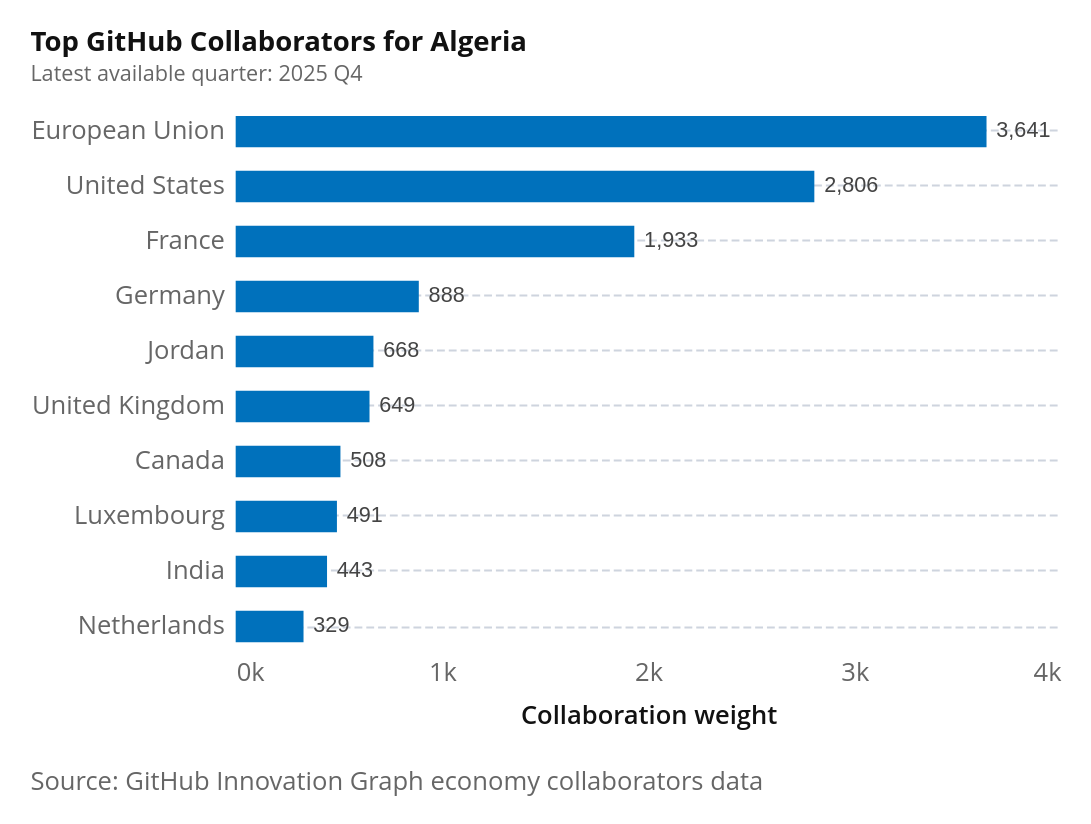

The code cell stored with this chart in its notebook:
### Markdown cell above
## Algeria's Top GitHub Collaborators

GitHub's economic collaborator data records cross-economy collaboration weights. For Algeria, the chart below combines rows where Algeria is either the source or destination and ranks partner economies by total collaboration weight in the latest available quarter.

### Code cell
collaborators = (
    pd.read_csv(GITHUB_DIR / "economy_collaborators.csv")
    .loc[lambda d: (d["source"] == COUNTRY_CODE) | (d["destination"] == COUNTRY_CODE)]
    .assign(
        quarter_start=lambda d: pd.PeriodIndex(
            d["year"].astype(str) + "Q" + d["quarter"].astype(str), freq="Q"
        ).to_timestamp(),
        partner_iso2=lambda d: d.apply(
            lambda row: row["destination"] if row["source"] == COUNTRY_CODE else row["source"],
            axis=1,
        ),
    )
)
latest_collab_quarter = collaborators["quarter_start"].max()
latest_collab_label = (
    f"{collaborators.loc[collaborators['quarter_start'] == latest_collab_quarter, 'year'].iloc[0]} "
    f"Q{collaborators.loc[collaborators['quarter_start'] == latest_collab_quarter, 'quarter'].iloc[0]}"
)

top_collaborators = (
    collaborators.loc[lambda d: d["quarter_start"] == latest_collab_quarter]
    .groupby("partner_iso2", as_index=False)["weight"]
    .sum()
    .assign(
        partner_name=lambda d: d["partner_iso2"].map(country_name_from_iso2),
        weight_label=lambda d: d["weight"].map(lambda v: f"{v:,.0f}"),
    )
    .sort_values("weight", ascending=False)
    .head(10)
)

y_sort = top_collaborators["partner_name"].tolist()
collab_bars = (
    alt.Chart(top_collaborators)
    .mark_bar(size=16)
    .encode(
        x=alt.X("weight:Q", title="Collaboration weight", axis=alt.Axis(format="~s")),
        y=alt.Y("partner_name:N", sort=y_sort, title=None),
        color=alt.value(ALGERIA_COLOR),
        tooltip=[
            alt.Tooltip("partner_name:N", title="Partner"),
            alt.Tooltip("partner_iso2:N", title="ISO2"),
            alt.Tooltip("weight:Q", title="Collaboration weight", format=","),
        ],
    )
)
collab_labels = (
    alt.Chart(top_collaborators)
    .mark_text(align="left", baseline="middle", dx=5, fontSize=11, color="#444")
    .encode(
        x=alt.X("weight:Q"),
        y=alt.Y("partner_name:N", sort=y_sort),
        text="weight_label:N",
    )
)

collaborators_chart = (collab_bars + collab_labels).properties(
    width=420,
    height=280,
    title=alt.Title(
        text="Top GitHub Collaborators for Algeria",
        subtitle=f"Latest available quarter: {latest_collab_label}",
        fontSize=14,
        subtitleFontSize=11,
        offset=10,
    ),
)

attaviz.add_caption(collaborators_chart, "Source: GitHub Innovation Graph economy collaborators data")

### Figure 1 — Vega-Lite specification as saved in the notebook (floating-point values rounded to 4 significant figures)
{"config": {"background": "white", "padding": 15, "mark": {"tooltip": true}, "point": {"filled": true, "size": 60, "stroke": "white", "strokeWidth": 1}, "circle": {"filled": true, "stroke": "white", "strokeWidth": 1}, "square": {"filled": true, "stroke": "white", "strokeWidth": 1}, "line": {"strokeWidth": 4, "strokeCap": "round", "strokeJoin": "round"}, "bar": {"cornerRadiusEnd": 0}, "area": {"opacity": 0.7}, "arc": {"stroke": "white", "strokeWidth": 1}, "rect": {"stroke": "#8A969F", "strokeWidth": 0.5}, "geoshape": {"stroke": "#666666", "strokeWidth": 0.3, "strokeJoin": "round", "strokeCap": "round"}, "title": {"font": "Open Sans, sans-serif", "fontSize": 18, "fontWeight": 700, "lineHeight": 22, "color": "#111111", "anchor": "start", "offset": 21, "subtitleFont": "Open Sans, sans-serif", "subtitleFontSize": 15, "subtitleFontWeight": 400, "subtitleLineHeight": 18, "subtitleColor": "#666666", "subtitlePadding": 3}, "axis": {"domain": false, "grid": true, "gridColor": "#CED4DE", "gridDash": [4, 2], "gridWidth": 1, "labelFont": "Open Sans, sans-serif", "labelFontSize": 13, "labelFontWeight": 400, "labelColor": "#666666", "labelPadding": 3, "tickColor": "#CED4DE", "tickSize": 5, "tickCount": 5, "titleFont": "Open Sans, sans-serif", "titleFontSize": 13, "titleFontWeight": 600, "titleColor": "#111111", "titlePadding": 9}, "axisX": {"grid": false, "tickSize": 0, "labelAngle": 0}, "axisY": {"domain": false, "ticks": false, "gridColor": "#CED4DE", "gridDash": [4, 2], "gridWidth": 1}, "axisQuantitative": {"tickCount": 5}, "axisBand": {"labelPadding": 6, "tickSize": 0}, "axisTemporal": {"grid": false}, "legend": {"labelFont": "Open Sans, sans-serif", "labelFontSize": 13, "labelFontWeight": 600, "labelColor": "#111111", "titleFont": "Open Sans, sans-serif", "titleFontSize": 13, "titleFontWeight": 600, "titleColor": "#111111", "titlePadding": 3, "symbolSize": 196, "symbolStrokeWidth": 0, "padding": 15, "offset": 21, "columnPadding": 21, "orient": "bottom", "labelLimit": 200, "titleLimit": 200}, "view": {"stroke": null, "continuousWidth": 600, "continuousHeight": 400}, "range": {"category": ["#34A7F2", "#FF9800", "#664AB6", "#4EC2C0", "#F3578E", "#081079", "#0C7C68", "#AA0000", "#DDDA21"], "diverging": ["#920000", "#BD6126", "#E3A763", "#EFEFEF", "#80BDE7", "#3587C3", "#025288"], "heatmap": ["#E3F6FD", "#75CCEC", "#089BD4", "#0169A1", "#023B6F"], "ordinal": ["#E3F6FD", "#75CCEC", "#089BD4", "#0169A1", "#023B6F"], "ramp": ["#E3F6FD", "#75CCEC", "#089BD4", "#0169A1", "#023B6F"]}, "scale": {"bandPaddingInner": 0.2, "bandPaddingOuter": 0.1, "pointPadding": 0.5}, "header": {"labelFont": "Open Sans, sans-serif", "labelFontSize": 13, "labelFontWeight": 600, "labelColor": "#111111", "titleFont": "Open Sans, sans-serif", "titleFontSize": 15, "titleFontWeight": 600, "titleColor": "#111111"}, "concat": {"spacing": 18}, "facet": {"spacing": 18}, "selection": {"point": {"on": "click", "clear": "dblclick"}, "interval": {"mark": {"fill": "#0071BC", "fillOpacity": 0.15, "stroke": "#0071BC", "strokeWidth": 1}}}}, "vconcat": [{"layer": [{"mark": {"type": "bar", "size": 16}, "encoding": {"color": {"value": "#0071BC"}, "tooltip": [{"field": "partner_name", "title": "Partner", "type": "nominal"}, {"field": "partner_iso2", "title": "ISO2", "type": "nominal"}, {"field": "weight", "format": ",", "title": "Collaboration weight", "type": "quantitative"}], "x": {"axis": {"format": "~s"}, "field": "weight", "title": "Collaboration weight", "type": "quantitative"}, "y": {"field": "partner_name", "sort": ["European Union", "United States", "France", "Germany", "Jordan", "United Kingdom", "Canada", "Luxembourg", "India", "Netherlands"], "title": null, "type": "nominal"}}}, {"mark": {"type": "text", "align": "left", "baseline": "middle", "color": "#444", "dx": 5, "fontSize": 11}, "encoding": {"text": {"field": "weight_label", "type": "nominal"}, "x": {"field": "weight", "type": "quantitative"}, "y": {"field": "partner_name", "sort": ["European Union", "United States", "France", "Germany", "Jordan", "United Kingdom", "Canada", "Luxembourg", "India", "Netherlands"], "type": "nominal"}}}], "height": 280, "title": {"text": "Top GitHub Collaborators for Algeria", "fontSize": 14, "offset": 10, "subtitle": "Latest available quarter: 2025 Q4", "subtitleFontSize": 11}, "width": 420}], "data": {"name": "data-66832e2180eff3a172ffa2b8b2535e04"}, "title": {"text": "Source: GitHub Innovation Graph economy collaborators data", "anchor": "start", "color": "#666666", "font": "Open Sans, sans-serif", "fontSize": 13, "fontWeight": 400, "lineHeight": 20, "offset": 21, "orient": "bottom"}, "$schema": "https://vega.github.io/schema/vega-lite/v6.1.0.json", "datasets": {"data-66832e2180eff3a172ffa2b8b2535e04": [{"partner_iso2": "EU", "weight": 3641, "partner_name": "European Union", "weight_label": "3,641"}, {"partner_iso2": "US", "weight": 2806, "partner_name": "United States", "weight_label": "2,806"}, {"partner_iso2": "FR", "weight": 1933, "partner_name": "France", "weight_label": "1,933"}, {"partner_iso2": "DE", "weight": 888, "partner_name": "Germany", "weight_label": "888"}, {"partner_iso2": "JO", "weight": 668, "partner_name": "Jordan", "weight_label": "668"}, {"partner_iso2": "GB", "weight": 649, "partner_name": "United Kingdom", "weight_label": "649"}, {"partner_iso2": "CA", "weight": 508, "partner_name": "Canada", "weight_label": "508"}, {"partner_iso2": "LU", "weight": 491, "partner_name": "Luxembourg", "weight_label": "491"}, {"partner_iso2": "IN", "weight": 443, "partner_name": "India", "weight_label": "443"}, {"partner_iso2": "NL", "weight": 329, "partner_name": "Netherlands", "weight_label": "329"}]}}
